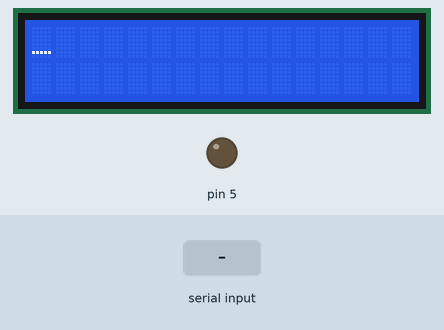
The sketch below on a simulated Arduino Uno, built with avr-gcc and run on an emulated ATmega328P. On the bench: 16×2 character LCD, output pins drawn as LEDs (lit = HIGH). Wiring (inferred from the signals the program sends): character LCD (HD44780): RS pin 4; E pin 6; data pin 8, pin 9, pin 10, pin 11. The inputs (shaded band) are chosen by the test bench. Pins used as bus, display or sensor lines are not drawn.

Above: at 1.2 s.
1.3 s: "1" received over Serial
At 2.5 s:
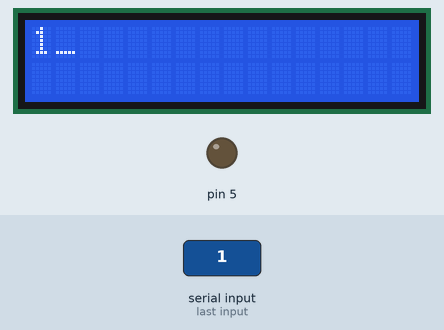
2.8 s: byte 13 (0x0d) received over Serial
At 4.0 s:
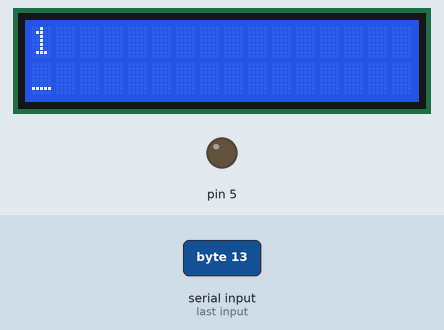
4.3 s: byte 13 (0x0d) received over Serial
At 5.4 s:
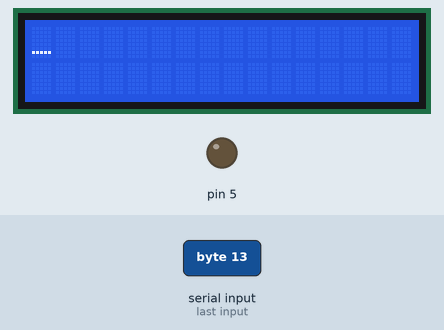
5.8 s: "0" received over Serial
At 7.3 s:
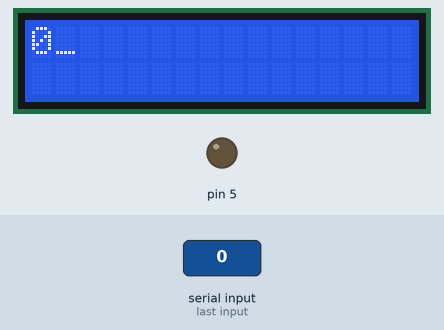
Timing chart, 0 to 8.3 s (numbered marks = the images above; inputs shaded):
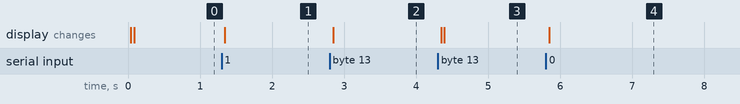

The sketch:

Lesson_7.ino
```cpp
int data[32];
int rear;

void lcd(char x) {

  digitalWrite(6, HIGH);
  if (x & 0x80)  digitalWrite(11, HIGH);
  else           digitalWrite(11, LOW);
  if (x & 0x40)  digitalWrite(10, HIGH);
  else           digitalWrite(10, LOW);
  if (x & 0x20)  digitalWrite(9, HIGH);
  else           digitalWrite(9, LOW);
  if (x & 0x10)  digitalWrite(8, HIGH);
  else           digitalWrite(8, LOW);
  digitalWrite(6, LOW);
  delayMicroseconds(37);
}

void lcd2(char x) {
  lcd(x);
  lcd(x << 4);
}

void lcdInit(){
  delay(40);
  digitalWrite(4, LOW);
  digitalWrite(5, LOW);
  lcd(0x30);
  lcd(0x30);
  lcd(0x30);
  lcd(0x20);

  lcd2(0x28);
  lcd2(0x0c);
  lcd2(0x01);
  delayMicroseconds(1520);
  lcd2(0x06);

  digitalWrite(4, HIGH);
  digitalWrite(5, LOW);
}

void writeData(int data[32]){
  int i, j, lf = 0;
  lcdInit();
  for(i = 0; i <= rear; i++){
    if (data[i] == 500){
      if(lf == 0){
        for(j = 0; j < 40 - i; j++)
          lcd2(0x20);
        lf = 1;
      }else if(lf == 1){
        lcdInit();
        rear = 0;
        data[rear] = 95;
        lcd2('_');
        i = rear + 1;
      }
    }else{
      lcd2(char(data[i]));
    }
  }
}

void setup() {
  Serial.begin(9600);


  // Setup pin mode
  pinMode(4, OUTPUT);
  pinMode(5, OUTPUT);
  pinMode(6, OUTPUT);
  pinMode(8, OUTPUT);
  pinMode(9, OUTPUT);
  pinMode(10, OUTPUT);
  pinMode(11, OUTPUT);

  lcdInit();
  rear = 0;
  data[rear] = 95;
  writeData(data);
}

void loop() {
  char rx = Serial.read();
  if (rx != -1) {
    if (int(rx) == 127){
      if(rear != 0) {
        rear--;
        data[rear] = 95;
      }
    }else if(rx == 0x0d){
      data[rear] = 500;
      data[rear + 1] = 95;
      rear++;
    }else{
      data[rear] = int(rx);
      data[rear + 1] = 95;
      rear++;
    }
    writeData(data);
  }
}
```

Measured:
- after the input at 1.3 s, the display: changes at once (image 1)
- after the input at 2.8 s, the display: changes after 0.05 s (image 2)
- after the input at 4.3 s, the display: first changes after 0.05 s (image 3 shows a later state)
- after the input at 5.8 s, the display: changes at once (image 4)
